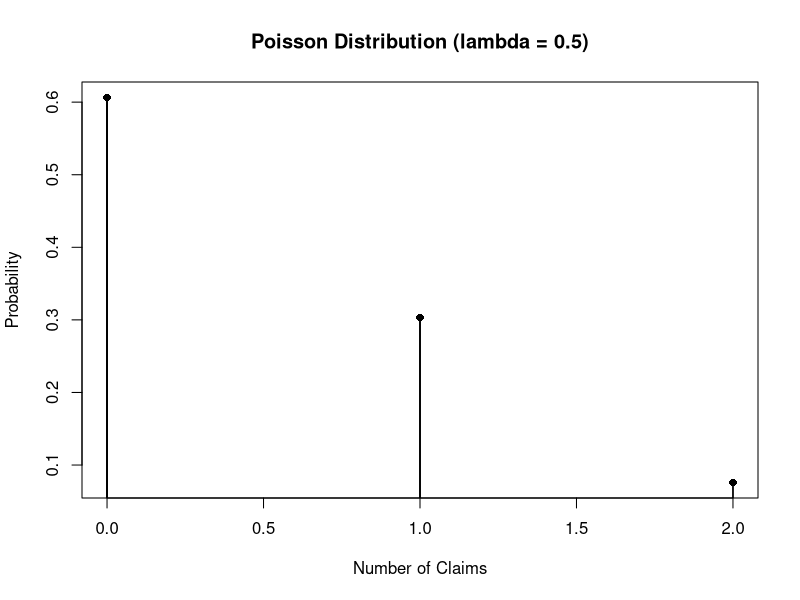

Source code (R): (Note: this script raises an error after producing the figure.)
## ---- chunk 1
knitr::opts_chunk$set(echo = TRUE)
## ---- chunk 2
set.seed(123)  # Create a vector of 20 random numbers following a Poisson distribution with a mean (lambda) of 0.5. Name this vector simulated_claims. This represents the annual number of roadside assistance requests for a sample of 20 customers. 
num_samples <- 20
avg_claims <- 0.5         # lambda 
total_repair_cost <- 100  # Cost of repair through 3rd party 
agency_pay_ratio <- 0.5   # The insurance agency pays 50% cost to 3rd party per roadside assistance repair. 

# simulate 20 samples (for 0 to 19 claims) 
simulated_claims <- rpois(n = 20, lambda = 0.5) 

df_claims <- data.frame(claims = simulated_claims)

# Approach - 1
# Use base plot ()
sorted_claims <- sort(simulated_claims)
print(head(sorted_claims))

density_sample <- dpois(sorted_claims, lambda = 0.5)
plot(x = sorted_claims, 
     y = density_sample, 
     type = 'h', 
     main = "Poisson Distribution (lambda = 0.5)",
     xlab = "Number of Claims",
     ylab = "Probability")
points(x = sorted_claims, y = density_sample, pch = 16)


# Approach - 2
# Use geom_density (No need to calculate the densities separately)
library(ggplot2)
df_claims <- data.frame(claims = simulated_claims) +
   ggplot(df_claims, aes(x = claims)) +
  geom_bar(aes(y = ..prop..), fill = "skyblue", color = "black", width = 0.5) +
  labs(title = "Simulated Roadside Assistance Claims",
       x = "Number of Claims per Year",
       y = "Proportion of Customers") +
  theme_minimal()

## ---- chunk 3
# Option 1: The insurance agency only charges a premium. 
# Assumptions:  1. Cost of repair through 3rd party is $100  2. Insurance premium is $50 per annum for roadside assistance.  3. The insurance agency pays 50% cost to 3rd party per roadside assistance repair.  4. Average number of claims for roadside assistance is 0.5 
premium1 <- 50 
profit_opt1 <- premium1 - (simulated_claims * total_repair_cost * agency_pay_ratio)
## ---- chunk 4
# Option 2: The insurance agency charges a premium and a deductible.  
# Assumptions:  1. Cost of repair through 3rd party is $100  2. Insurance premium is $25 per annum for roadside assistance.  3. There is a deductible of $25 per roadside assistance repair.  4. The insurance agency pays 50% cost to 3rd party per roadside assistance repair.  5. Average number of claims for roadside assistance is 0.5 
premium2 <- 25
deductible2 <- 25
profit_opt2 <- premium2 + (simulated_claims * deductible2) - 
               (simulated_claims * total_repair_cost * agency_pay_ratio)
## ---- chunk 5
# Option 3: The insurance agency charges a premium, a deductible, and limits the number of roadside assistance repairs that the customers can raise per annum.
# Assumptions:  1. Cost of repair through 3rd party is $100  2. Insurance premium is $25 per annum for roadside assistance.  3. There is a deductible of $25 per roadside assistance repair.  4.  The customer roadside assistance request will not be paid by the insurance agency after 2nd claim.  5. The insurance agency pays 50% cost to 3rd party per roadside assistance repair.  6. Average number of claims for roadside assistance is 0.5 

# The customer roadside assistance request will not be paid by the insurance agency after 2nd claim. 
premium3 <- 25 
deductible3 <- 25 
max_covered_claims <- pmin(simulated_claims, 2) 

# Profit
profit_opt3 <- premium3 + (simulated_claims * deductible3) - 
               (max_covered_claims * total_repair_cost * agency_pay_ratio)
## ---- chunk 6
results <- data.frame(
  Sample_ID = 0:19, 
  Claims = simulated_claims,
  Profit_Opt1 = profit_opt1,
  Profit_Opt2 = profit_opt2,
  Profit_Opt3 = profit_opt3
)
## ---- chunk 7
# Expected Profit 
expected_profits <- colMeans(results[, c("Profit_Opt1", "Profit_Opt2", "Profit_Opt3")])
print(expected_profits)
